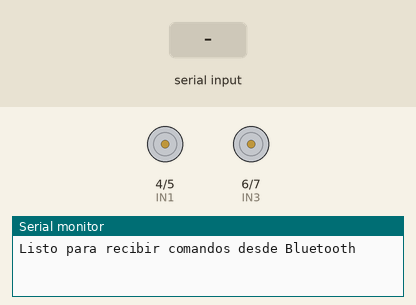
This sketch was run on a simulated Arduino Uno, built with avr-gcc and run on an emulated ATmega328P. On the bench: motor-driver pin pairs drawn as motors (green arrow = first pin HIGH = forward, orange = second pin HIGH = backward, longer = more drive), the last lines printed to the serial monitor. Inputs (shaded band) come from the test bench.

Above: at 1.2 s.
1.3 s: "F" received over the second serial link
At 2.1 s:
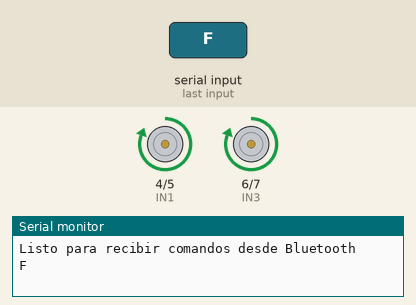
2.8 s: "B" received over the second serial link
At 3.2 s:
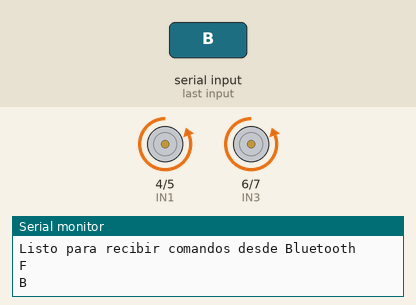
4.3 s: "L" received over the second serial link
At 5.5 s:
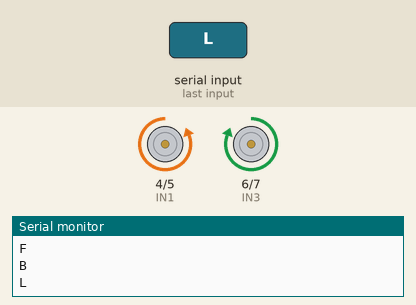
5.8 s: "R" received over the second serial link
At 6.7 s:
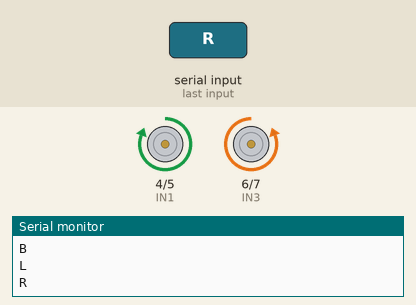
Timing chart, 0 to 8.3 s (numbered marks = the images above; inputs shaded):
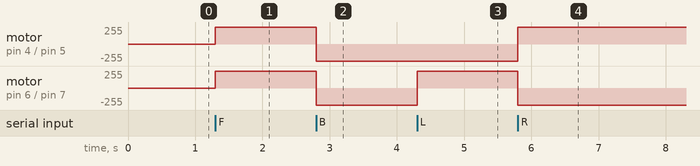

The sketch:

CodigoAuto.ino
```cpp
#include <AFMotor.h>
#include <SoftwareSerial.h>

// Configuración del módulo Bluetooth
SoftwareSerial BT(10, 11); // RX | TX

// Definimos pines del L298N
int IN1 = 4;
int IN2 = 5;
int IN3 = 6;
int IN4 = 7;

char comando;

void setup() {
  // Configurar pines como salida
  pinMode(IN1, OUTPUT);
  pinMode(IN2, OUTPUT);
  pinMode(IN3, OUTPUT);
  pinMode(IN4, OUTPUT);

  // Iniciar comunicación
  Serial.begin(9600);
  BT.begin(9600);
  Serial.println("Listo para recibir comandos desde Bluetooth");
}

void loop() {
  if (BT.available()) {
    comando = BT.read();
    Serial.println(comando);

    switch (comando) {
      case 'F': adelante(); break;
      case 'B': atras(); break;
      case 'L': izquierda(); break;
      case 'R': derecha(); break;
      case 'S': detener(); break;
    }
  }
}

void adelante() {
  digitalWrite(IN1, HIGH);
  digitalWrite(IN2, LOW);
  digitalWrite(IN3, HIGH);
  digitalWrite(IN4, LOW);
}

void atras() {
  digitalWrite(IN1, LOW);
  digitalWrite(IN2, HIGH);
  digitalWrite(IN3, LOW);
  digitalWrite(IN4, HIGH);
}

void izquierda() {
  digitalWrite(IN1, LOW);
  digitalWrite(IN2, HIGH);
  digitalWrite(IN3, HIGH);
  digitalWrite(IN4, LOW);
}

void derecha() {
  digitalWrite(IN1, HIGH);
  digitalWrite(IN2, LOW);
  digitalWrite(IN3, LOW);
  digitalWrite(IN4, HIGH);
}

void detener() {
  digitalWrite(IN1, LOW);
  digitalWrite(IN2, LOW);
  digitalWrite(IN3, LOW);
  digitalWrite(IN4, LOW);
}
```

Measured:
- after the input at 1.3 s, motor on pin 4 (IN1) / pin 5 (IN2), motor on pin 6 (IN3) / pin 7 (IN4): stopped → forward 255/255 at once
- after the input at 2.8 s, motor on pin 4 (IN1) / pin 5 (IN2), motor on pin 6 (IN3) / pin 7 (IN4): forward 255/255 → backward 255/255 at once
- after the input at 4.3 s, motor on pin 6 (IN3) / pin 7 (IN4): backward 255/255 → forward 255/255 at once
- after the input at 5.8 s, motor on pin 4 (IN1) / pin 5 (IN2): backward 255/255 → forward 255/255 at once; motor on pin 6 (IN3) / pin 7 (IN4): forward 255/255 → backward 255/255 at once
